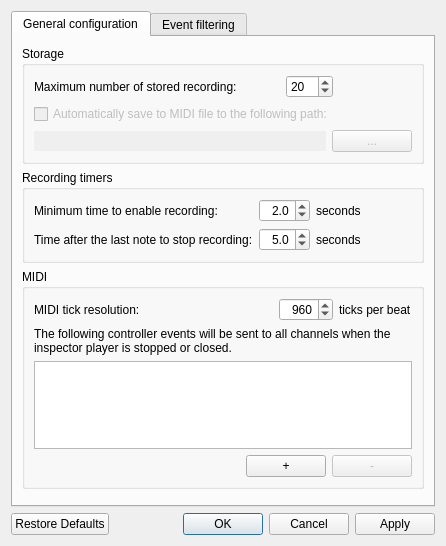
<?xml version="1.0" encoding="UTF-8"?>
<ui version="4.0">
 <class>Dialog</class>
 <widget class="QDialog" name="Dialog">
  <property name="geometry">
   <rect>
    <x>0</x>
    <y>0</y>
    <width>446</width>
    <height>546</height>
   </rect>
  </property>
  <property name="windowTitle">
   <string>Settings</string>
  </property>
  <layout class="QGridLayout" name="gridLayout">
   <item row="1" column="0">
    <widget class="QDialogButtonBox" name="buttonBox">
     <property name="orientation">
      <enum>Qt::Horizontal</enum>
     </property>
     <property name="standardButtons">
      <set>QDialogButtonBox::Apply|QDialogButtonBox::Cancel|QDialogButtonBox::Ok|QDialogButtonBox::RestoreDefaults</set>
     </property>
    </widget>
   </item>
   <item row="0" column="0">
    <widget class="QTabWidget" name="tabWidget">
     <property name="currentIndex">
      <number>0</number>
     </property>
     <widget class="QWidget" name="general_tab">
      <attribute name="title">
       <string>General configuration</string>
      </attribute>
      <layout class="QGridLayout" name="gridLayout_2">
       <item row="2" column="0">
        <widget class="QGroupBox" name="groupBox_6">
         <property name="title">
          <string>MIDI</string>
         </property>
         <layout class="QGridLayout" name="gridLayout_18" columnstretch="2,0,0">
          <item row="0" column="1">
           <widget class="QSpinBox" name="tick_res_spin">
            <property name="sizePolicy">
             <sizepolicy hsizetype="Fixed" vsizetype="Fixed">
              <horstretch>0</horstretch>
              <verstretch>0</verstretch>
             </sizepolicy>
            </property>
            <property name="alignment">
             <set>Qt::AlignRight|Qt::AlignTrailing|Qt::AlignVCenter</set>
            </property>
            <property name="minimum">
             <number>24</number>
            </property>
            <property name="maximum">
             <number>3840</number>
            </property>
            <property name="value">
             <number>960</number>
            </property>
           </widget>
          </item>
          <item row="0" column="2">
           <widget class="QLabel" name="label_19">
            <property name="text">
             <string>ticks per beat</string>
            </property>
           </widget>
          </item>
          <item row="1" column="0" colspan="3">
           <widget class="QLabel" name="stop_events_lbl">
            <property name="text">
             <string>The following controller events will be sent to all channels when the inspector player is stopped or closed.</string>
            </property>
            <property name="wordWrap">
             <bool>true</bool>
            </property>
           </widget>
          </item>
          <item row="0" column="0">
           <widget class="QLabel" name="tick_lbl">
            <property name="text">
             <string>MIDI tick resolution:</string>
            </property>
           </widget>
          </item>
          <item row="3" column="0" colspan="3">
           <layout class="QHBoxLayout" name="horizontalLayout_4">
            <item>
             <spacer name="horizontalSpacer_4">
              <property name="orientation">
               <enum>Qt::Horizontal</enum>
              </property>
              <property name="sizeHint" stdset="0">
               <size>
                <width>40</width>
                <height>20</height>
               </size>
              </property>
             </spacer>
            </item>
            <item>
             <widget class="QPushButton" name="stop_events_add_btn">
              <property name="text">
               <string>+</string>
              </property>
             </widget>
            </item>
            <item>
             <widget class="QPushButton" name="stop_events_del_btn">
              <property name="enabled">
               <bool>false</bool>
              </property>
              <property name="text">
               <string>-</string>
              </property>
             </widget>
            </item>
           </layout>
          </item>
          <item row="2" column="0" colspan="3">
           <widget class="QTableView" name="stop_events_list">
            <property name="sizePolicy">
             <sizepolicy hsizetype="Expanding" vsizetype="Fixed">
              <horstretch>0</horstretch>
              <verstretch>0</verstretch>
             </sizepolicy>
            </property>
            <property name="maximumSize">
             <size>
              <width>16777215</width>
              <height>88</height>
             </size>
            </property>
            <property name="alternatingRowColors">
             <bool>true</bool>
            </property>
            <property name="selectionMode">
             <enum>QAbstractItemView::SingleSelection</enum>
            </property>
            <attribute name="verticalHeaderVisible">
             <bool>false</bool>
            </attribute>
           </widget>
          </item>
         </layout>
        </widget>
       </item>
       <item row="1" column="0">
        <widget class="QGroupBox" name="groupBox">
         <property name="title">
          <string>Recording timers</string>
         </property>
         <layout class="QGridLayout" name="gridLayout_5" columnstretch="2,1,1">
          <item row="0" column="0">
           <widget class="QLabel" name="minimum_lbl">
            <property name="text">
             <string>Minimum time to enable recording:</string>
            </property>
           </widget>
          </item>
          <item row="0" column="2">
           <widget class="QLabel" name="label_3">
            <property name="text">
             <string>seconds</string>
            </property>
           </widget>
          </item>
          <item row="0" column="1">
           <widget class="QDoubleSpinBox" name="minimum_time_spin">
            <property name="sizePolicy">
             <sizepolicy hsizetype="Fixed" vsizetype="Fixed">
              <horstretch>0</horstretch>
              <verstretch>0</verstretch>
             </sizepolicy>
            </property>
            <property name="alignment">
             <set>Qt::AlignRight|Qt::AlignTrailing|Qt::AlignVCenter</set>
            </property>
            <property name="decimals">
             <number>1</number>
            </property>
            <property name="minimum">
             <double>0.500000000000000</double>
            </property>
            <property name="maximum">
             <double>30.000000000000000</double>
            </property>
            <property name="singleStep">
             <double>0.500000000000000</double>
            </property>
            <property name="value">
             <double>2.000000000000000</double>
            </property>
           </widget>
          </item>
          <item row="1" column="0">
           <widget class="QLabel" name="last_lbl">
            <property name="text">
             <string>Time after the last note to stop recording:</string>
            </property>
           </widget>
          </item>
          <item row="1" column="1">
           <widget class="QDoubleSpinBox" name="last_event_limit_spin">
            <property name="sizePolicy">
             <sizepolicy hsizetype="Fixed" vsizetype="Fixed">
              <horstretch>0</horstretch>
              <verstretch>0</verstretch>
             </sizepolicy>
            </property>
            <property name="alignment">
             <set>Qt::AlignRight|Qt::AlignTrailing|Qt::AlignVCenter</set>
            </property>
            <property name="decimals">
             <number>1</number>
            </property>
            <property name="minimum">
             <double>2.000000000000000</double>
            </property>
            <property name="maximum">
             <double>30.000000000000000</double>
            </property>
            <property name="singleStep">
             <double>0.500000000000000</double>
            </property>
            <property name="value">
             <double>5.000000000000000</double>
            </property>
           </widget>
          </item>
          <item row="1" column="2">
           <widget class="QLabel" name="label_5">
            <property name="text">
             <string>seconds</string>
            </property>
           </widget>
          </item>
         </layout>
        </widget>
       </item>
       <item row="0" column="0">
        <widget class="QGroupBox" name="groupBox_3">
         <property name="title">
          <string>Storage</string>
         </property>
         <layout class="QGridLayout" name="gridLayout_4" columnstretch="2,1,1">
          <item row="0" column="2">
           <spacer name="horizontalSpacer">
            <property name="orientation">
             <enum>Qt::Horizontal</enum>
            </property>
            <property name="sizeType">
             <enum>QSizePolicy::Preferred</enum>
            </property>
            <property name="sizeHint" stdset="0">
             <size>
              <width>40</width>
              <height>20</height>
             </size>
            </property>
           </spacer>
          </item>
          <item row="0" column="0">
           <widget class="QLabel" name="label_4">
            <property name="text">
             <string>Maximum number of stored recording:</string>
            </property>
           </widget>
          </item>
          <item row="0" column="1">
           <widget class="QSpinBox" name="max_rec_spin">
            <property name="sizePolicy">
             <sizepolicy hsizetype="Fixed" vsizetype="Fixed">
              <horstretch>0</horstretch>
              <verstretch>0</verstretch>
             </sizepolicy>
            </property>
            <property name="minimum">
             <number>10</number>
            </property>
            <property name="maximum">
             <number>100</number>
            </property>
            <property name="singleStep">
             <number>10</number>
            </property>
            <property name="value">
             <number>20</number>
            </property>
           </widget>
          </item>
          <item row="2" column="0" colspan="3">
           <layout class="QHBoxLayout" name="horizontalLayout">
            <item>
             <widget class="QLineEdit" name="autosave_path_edit">
              <property name="enabled">
               <bool>false</bool>
              </property>
              <property name="frame">
               <bool>false</bool>
              </property>
              <property name="readOnly">
               <bool>true</bool>
              </property>
             </widget>
            </item>
            <item>
             <widget class="QPushButton" name="autosave_path_btn">
              <property name="enabled">
               <bool>false</bool>
              </property>
              <property name="text">
               <string>...</string>
              </property>
             </widget>
            </item>
           </layout>
          </item>
          <item row="1" column="0" colspan="2">
           <widget class="QCheckBox" name="autosave_chk">
            <property name="enabled">
             <bool>false</bool>
            </property>
            <property name="text">
             <string>Automatically save to MIDI file to the following path:</string>
            </property>
           </widget>
          </item>
         </layout>
        </widget>
       </item>
       <item row="3" column="0">
        <spacer name="verticalSpacer">
         <property name="orientation">
          <enum>Qt::Vertical</enum>
         </property>
         <property name="sizeHint" stdset="0">
          <size>
           <width>20</width>
           <height>40</height>
          </size>
         </property>
        </spacer>
       </item>
      </layout>
     </widget>
     <widget class="QWidget" name="filter_tab">
      <attribute name="title">
       <string>Event filtering</string>
      </attribute>
      <layout class="QGridLayout" name="gridLayout_11">
       <item row="1" column="0">
        <widget class="QGroupBox" name="groupBox_4">
         <property name="title">
          <string>Source</string>
         </property>
         <layout class="QGridLayout" name="gridLayout_15">
          <item row="4" column="0">
           <layout class="QHBoxLayout" name="horizontalLayout_5">
            <item>
             <spacer name="horizontalSpacer_5">
              <property name="orientation">
               <enum>Qt::Horizontal</enum>
              </property>
              <property name="sizeHint" stdset="0">
               <size>
                <width>40</width>
                <height>20</height>
               </size>
              </property>
             </spacer>
            </item>
            <item>
             <widget class="QPushButton" name="port_name_add_btn">
              <property name="text">
               <string>+</string>
              </property>
             </widget>
            </item>
            <item>
             <widget class="QPushButton" name="port_name_del_btn">
              <property name="text">
               <string>-</string>
              </property>
             </widget>
            </item>
           </layout>
          </item>
          <item row="3" column="0">
           <widget class="QListView" name="port_name_list">
            <property name="sizePolicy">
             <sizepolicy hsizetype="Expanding" vsizetype="Expanding">
              <horstretch>0</horstretch>
              <verstretch>0</verstretch>
             </sizepolicy>
            </property>
            <property name="minimumSize">
             <size>
              <width>0</width>
              <height>40</height>
             </size>
            </property>
           </widget>
          </item>
          <item row="2" column="0">
           <widget class="QLabel" name="label_20">
            <property name="sizePolicy">
             <sizepolicy hsizetype="Minimum" vsizetype="Preferred">
              <horstretch>0</horstretch>
              <verstretch>0</verstretch>
             </sizepolicy>
            </property>
            <property name="minimumSize">
             <size>
              <width>30</width>
              <height>0</height>
             </size>
            </property>
            <property name="text">
             <string>By client/port name</string>
            </property>
           </widget>
          </item>
          <item row="0" column="0">
           <layout class="QGridLayout" name="gridLayout_14">
            <item row="1" column="1">
             <widget class="QListView" name="port_id_list">
              <property name="sizePolicy">
               <sizepolicy hsizetype="Expanding" vsizetype="Expanding">
                <horstretch>0</horstretch>
                <verstretch>0</verstretch>
               </sizepolicy>
              </property>
              <property name="minimumSize">
               <size>
                <width>0</width>
                <height>40</height>
               </size>
              </property>
             </widget>
            </item>
            <item row="1" column="0">
             <widget class="QListView" name="client_id_list">
              <property name="sizePolicy">
               <sizepolicy hsizetype="Expanding" vsizetype="Expanding">
                <horstretch>0</horstretch>
                <verstretch>0</verstretch>
               </sizepolicy>
              </property>
              <property name="minimumSize">
               <size>
                <width>0</width>
                <height>40</height>
               </size>
              </property>
             </widget>
            </item>
            <item row="0" column="0">
             <widget class="QLabel" name="label_17">
              <property name="text">
               <string>By client ID:</string>
              </property>
             </widget>
            </item>
            <item row="0" column="1">
             <widget class="QLabel" name="label_18">
              <property name="text">
               <string>By port ID:</string>
              </property>
             </widget>
            </item>
            <item row="2" column="0">
             <layout class="QHBoxLayout" name="horizontalLayout_2">
              <item>
               <spacer name="horizontalSpacer_2">
                <property name="orientation">
                 <enum>Qt::Horizontal</enum>
                </property>
                <property name="sizeHint" stdset="0">
                 <size>
                  <width>40</width>
                  <height>20</height>
                 </size>
                </property>
               </spacer>
              </item>
              <item>
               <widget class="QPushButton" name="client_id_add_btn">
                <property name="text">
                 <string>+</string>
                </property>
               </widget>
              </item>
              <item>
               <widget class="QPushButton" name="client_id_del_btn">
                <property name="text">
                 <string>-</string>
                </property>
               </widget>
              </item>
             </layout>
            </item>
            <item row="2" column="1">
             <layout class="QHBoxLayout" name="horizontalLayout_3">
              <item>
               <spacer name="horizontalSpacer_3">
                <property name="orientation">
                 <enum>Qt::Horizontal</enum>
                </property>
                <property name="sizeHint" stdset="0">
                 <size>
                  <width>40</width>
                  <height>20</height>
                 </size>
                </property>
               </spacer>
              </item>
              <item>
               <widget class="QPushButton" name="port_id_add_btn">
                <property name="text">
                 <string>+</string>
                </property>
               </widget>
              </item>
              <item>
               <widget class="QPushButton" name="port_id_del_btn">
                <property name="text">
                 <string>-</string>
                </property>
               </widget>
              </item>
             </layout>
            </item>
           </layout>
          </item>
          <item row="1" column="0">
           <widget class="Line" name="line_2">
            <property name="orientation">
             <enum>Qt::Horizontal</enum>
            </property>
           </widget>
          </item>
         </layout>
        </widget>
       </item>
       <item row="0" column="0">
        <widget class="QGroupBox" name="groupBox_2">
         <property name="title">
          <string>Event type</string>
         </property>
         <layout class="QGridLayout" name="gridLayout_13">
          <item row="2" column="0">
           <layout class="QGridLayout" name="gridLayout_12">
            <item row="1" column="1">
             <widget class="QCheckBox" name="noteoff_chk">
              <property name="text">
               <string>Note Off</string>
              </property>
              <attribute name="buttonGroup">
               <string notr="true">event_btn_group</string>
              </attribute>
             </widget>
            </item>
            <item row="0" column="0" colspan="2">
             <widget class="QCheckBox" name="allnotes_chk">
              <property name="text">
               <string>ALL Note events</string>
              </property>
              <property name="tristate">
               <bool>true</bool>
              </property>
             </widget>
            </item>
            <item row="1" column="0">
             <widget class="QCheckBox" name="noteon_chk">
              <property name="text">
               <string>Note On</string>
              </property>
              <attribute name="buttonGroup">
               <string notr="true">event_btn_group</string>
              </attribute>
             </widget>
            </item>
            <item row="5" column="0">
             <widget class="QCheckBox" name="program_chk">
              <property name="text">
               <string>Program change</string>
              </property>
              <attribute name="buttonGroup">
               <string notr="true">event_btn_group</string>
              </attribute>
             </widget>
            </item>
            <item row="5" column="1">
             <widget class="QCheckBox" name="sysex_chk">
              <property name="text">
               <string>SysEx</string>
              </property>
              <attribute name="buttonGroup">
               <string notr="true">event_btn_group</string>
              </attribute>
             </widget>
            </item>
            <item row="3" column="0">
             <widget class="QCheckBox" name="ctrl_chk">
              <property name="text">
               <string>Controller</string>
              </property>
              <attribute name="buttonGroup">
               <string notr="true">event_btn_group</string>
              </attribute>
             </widget>
            </item>
            <item row="4" column="0">
             <widget class="QCheckBox" name="aftertouch_chk">
              <property name="text">
               <string>Aftertouch</string>
              </property>
              <attribute name="buttonGroup">
               <string notr="true">event_btn_group</string>
              </attribute>
             </widget>
            </item>
            <item row="4" column="1">
             <widget class="QCheckBox" name="polyaftertouch_chk">
              <property name="text">
               <string>Polyphonic aftertouch</string>
              </property>
              <attribute name="buttonGroup">
               <string notr="true">event_btn_group</string>
              </attribute>
             </widget>
            </item>
            <item row="3" column="1">
             <widget class="QCheckBox" name="pitchbend_chk">
              <property name="text">
               <string>Pitch bend</string>
              </property>
              <attribute name="buttonGroup">
               <string notr="true">event_btn_group</string>
              </attribute>
             </widget>
            </item>
            <item row="2" column="0" colspan="2">
             <widget class="Line" name="line">
              <property name="orientation">
               <enum>Qt::Horizontal</enum>
              </property>
             </widget>
            </item>
           </layout>
          </item>
          <item row="0" column="0">
           <widget class="QLabel" name="label_16">
            <property name="text">
             <string>Selected event types will be filtered &lt;b&gt;out&lt;/b&gt;, thus they will &lt;b&gt;not&lt;/b&gt; be recorded.</string>
            </property>
           </widget>
          </item>
          <item row="1" column="0">
           <spacer name="verticalSpacer_2">
            <property name="orientation">
             <enum>Qt::Vertical</enum>
            </property>
            <property name="sizeType">
             <enum>QSizePolicy::Fixed</enum>
            </property>
            <property name="sizeHint" stdset="0">
             <size>
              <width>20</width>
              <height>8</height>
             </size>
            </property>
           </spacer>
          </item>
         </layout>
        </widget>
       </item>
      </layout>
     </widget>
    </widget>
   </item>
  </layout>
 </widget>
 <resources/>
 <connections>
  <connection>
   <sender>buttonBox</sender>
   <signal>accepted()</signal>
   <receiver>Dialog</receiver>
   <slot>accept()</slot>
   <hints>
    <hint type="sourcelabel">
     <x>252</x>
     <y>559</y>
    </hint>
    <hint type="destinationlabel">
     <x>157</x>
     <y>274</y>
    </hint>
   </hints>
  </connection>
  <connection>
   <sender>buttonBox</sender>
   <signal>rejected()</signal>
   <receiver>Dialog</receiver>
   <slot>reject()</slot>
   <hints>
    <hint type="sourcelabel">
     <x>320</x>
     <y>559</y>
    </hint>
    <hint type="destinationlabel">
     <x>286</x>
     <y>274</y>
    </hint>
   </hints>
  </connection>
 </connections>
 <buttongroups>
  <buttongroup name="event_btn_group">
   <property name="exclusive">
    <bool>false</bool>
   </property>
  </buttongroup>
 </buttongroups>
</ui>
